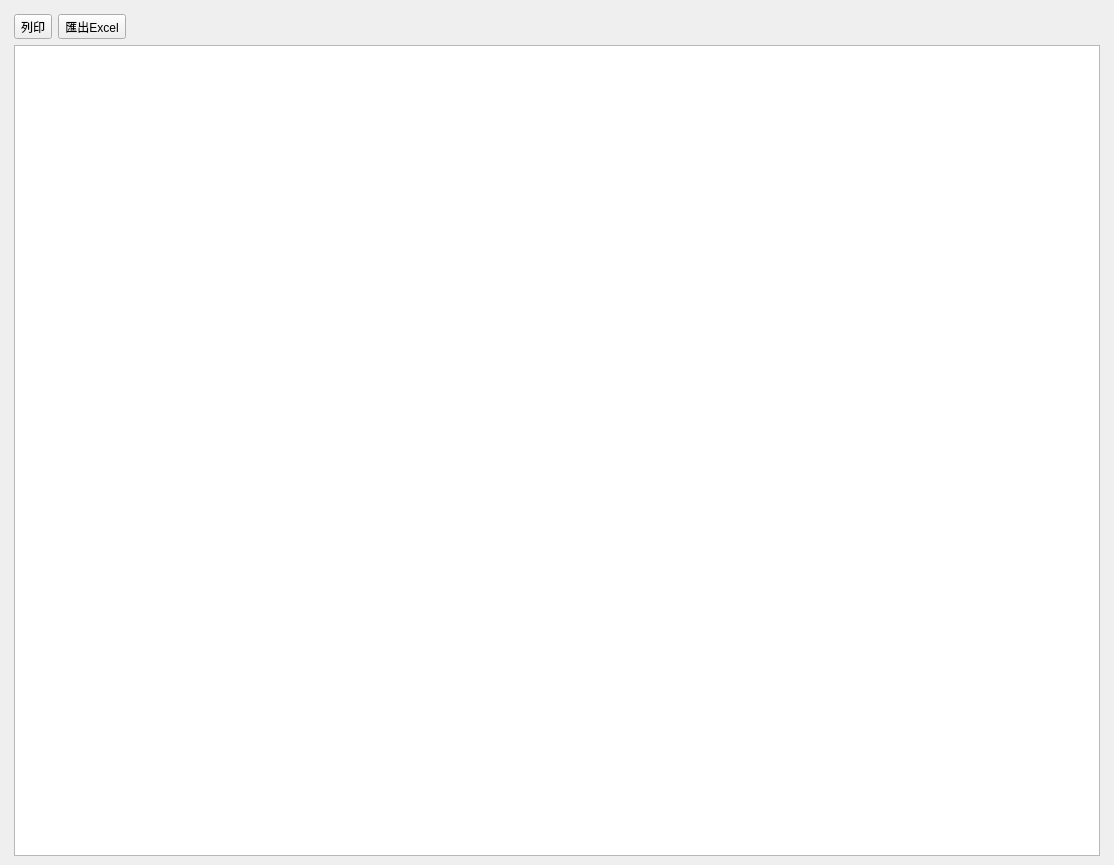
<?xml version="1.0" encoding="UTF-8"?>
<ui version="4.0">
 <class>WindowStatisticsDoctorMonthlyIncome</class>
 <widget class="QMainWindow" name="WindowStatisticsDoctorMonthlyIncome">
  <property name="geometry">
   <rect>
    <x>0</x>
    <y>0</y>
    <width>1114</width>
    <height>865</height>
   </rect>
  </property>
  <property name="windowTitle">
   <string>醫師月報表-收入統計</string>
  </property>
  <widget class="QWidget" name="centralwidget">
   <layout class="QHBoxLayout" name="horizontalLayout">
    <item>
     <layout class="QVBoxLayout" name="verticalLayout">
      <property name="leftMargin">
       <number>5</number>
      </property>
      <property name="topMargin">
       <number>5</number>
      </property>
      <property name="rightMargin">
       <number>5</number>
      </property>
      <item>
       <layout class="QHBoxLayout" name="horizontalLayout_2">
        <item>
         <widget class="QToolButton" name="toolButton_print">
          <property name="text">
           <string>列印</string>
          </property>
          <property name="icon">
           <iconset>
            <normaloff>../icons/document-print.png</normaloff>../icons/document-print.png</iconset>
          </property>
          <property name="toolButtonStyle">
           <enum>Qt::ToolButtonTextBesideIcon</enum>
          </property>
         </widget>
        </item>
        <item>
         <widget class="QToolButton" name="toolButton_export_to_excel">
          <property name="text">
           <string>匯出Excel</string>
          </property>
          <property name="icon">
           <iconset>
            <normaloff>../icons/document-export.svg</normaloff>../icons/document-export.svg</iconset>
          </property>
          <property name="toolButtonStyle">
           <enum>Qt::ToolButtonTextBesideIcon</enum>
          </property>
         </widget>
        </item>
        <item>
         <spacer name="horizontalSpacer">
          <property name="orientation">
           <enum>Qt::Horizontal</enum>
          </property>
          <property name="sizeHint" stdset="0">
           <size>
            <width>40</width>
            <height>20</height>
           </size>
          </property>
         </spacer>
        </item>
       </layout>
      </item>
      <item>
       <widget class="QTableWidget" name="tableWidget_doctor_monthly">
        <property name="editTriggers">
         <set>QAbstractItemView::NoEditTriggers</set>
        </property>
        <property name="alternatingRowColors">
         <bool>true</bool>
        </property>
        <property name="selectionMode">
         <enum>QAbstractItemView::SingleSelection</enum>
        </property>
        <property name="selectionBehavior">
         <enum>QAbstractItemView::SelectRows</enum>
        </property>
        <attribute name="horizontalHeaderVisible">
         <bool>false</bool>
        </attribute>
       </widget>
      </item>
     </layout>
    </item>
   </layout>
  </widget>
  <widget class="QMenuBar" name="menubar">
   <property name="geometry">
    <rect>
     <x>0</x>
     <y>0</y>
     <width>1114</width>
     <height>32</height>
    </rect>
   </property>
  </widget>
  <action name="action_export_excel">
   <property name="icon">
    <iconset>
     <normaloff>../icons/document-export.svg</normaloff>../icons/document-export.svg</iconset>
   </property>
   <property name="text">
    <string>匯出Excel</string>
   </property>
  </action>
 </widget>
 <resources/>
 <connections/>
</ui>
